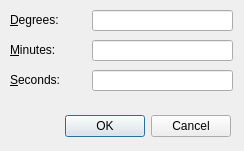
<?xml version="1.0" encoding="UTF-8"?>
<ui version="4.0">
 <class>DMStoDD_Dialog</class>
 <widget class="QDialog" name="DMStoDD_Dialog">
  <property name="geometry">
   <rect>
    <x>0</x>
    <y>0</y>
    <width>244</width>
    <height>151</height>
   </rect>
  </property>
  <property name="windowTitle">
   <string>DMS to Decimal Degrees (DD)</string>
  </property>
  <widget class="QDialogButtonBox" name="buttonBox">
   <property name="geometry">
    <rect>
     <x>10</x>
     <y>110</y>
     <width>221</width>
     <height>32</height>
    </rect>
   </property>
   <property name="orientation">
    <enum>Qt::Orientation::Horizontal</enum>
   </property>
   <property name="standardButtons">
    <set>QDialogButtonBox::StandardButton::Cancel|QDialogButtonBox::StandardButton::Ok</set>
   </property>
  </widget>
  <widget class="QLabel" name="label">
   <property name="geometry">
    <rect>
     <x>10</x>
     <y>12</y>
     <width>81</width>
     <height>16</height>
    </rect>
   </property>
   <property name="text">
    <string>&amp;Degrees:</string>
   </property>
   <property name="buddy">
    <cstring>degreesLineEdit</cstring>
   </property>
  </widget>
  <widget class="QLineEdit" name="degreesLineEdit">
   <property name="geometry">
    <rect>
     <x>92</x>
     <y>10</y>
     <width>141</width>
     <height>21</height>
    </rect>
   </property>
  </widget>
  <widget class="QLabel" name="label_2">
   <property name="geometry">
    <rect>
     <x>10</x>
     <y>42</y>
     <width>81</width>
     <height>16</height>
    </rect>
   </property>
   <property name="text">
    <string>&amp;Minutes:</string>
   </property>
   <property name="buddy">
    <cstring>minutesLineEdit</cstring>
   </property>
  </widget>
  <widget class="QLineEdit" name="minutesLineEdit">
   <property name="geometry">
    <rect>
     <x>92</x>
     <y>40</y>
     <width>141</width>
     <height>21</height>
    </rect>
   </property>
  </widget>
  <widget class="QLabel" name="label_3">
   <property name="geometry">
    <rect>
     <x>10</x>
     <y>72</y>
     <width>81</width>
     <height>16</height>
    </rect>
   </property>
   <property name="text">
    <string>&amp;Seconds:</string>
   </property>
   <property name="buddy">
    <cstring>secondsLineEdit</cstring>
   </property>
  </widget>
  <widget class="QLineEdit" name="secondsLineEdit">
   <property name="geometry">
    <rect>
     <x>92</x>
     <y>70</y>
     <width>141</width>
     <height>21</height>
    </rect>
   </property>
  </widget>
 </widget>
 <resources/>
 <connections>
  <connection>
   <sender>buttonBox</sender>
   <signal>accepted()</signal>
   <receiver>DMStoDD_Dialog</receiver>
   <slot>accept()</slot>
   <hints>
    <hint type="sourcelabel">
     <x>248</x>
     <y>254</y>
    </hint>
    <hint type="destinationlabel">
     <x>157</x>
     <y>274</y>
    </hint>
   </hints>
  </connection>
  <connection>
   <sender>buttonBox</sender>
   <signal>rejected()</signal>
   <receiver>DMStoDD_Dialog</receiver>
   <slot>reject()</slot>
   <hints>
    <hint type="sourcelabel">
     <x>316</x>
     <y>260</y>
    </hint>
    <hint type="destinationlabel">
     <x>286</x>
     <y>274</y>
    </hint>
   </hints>
  </connection>
 </connections>
</ui>
